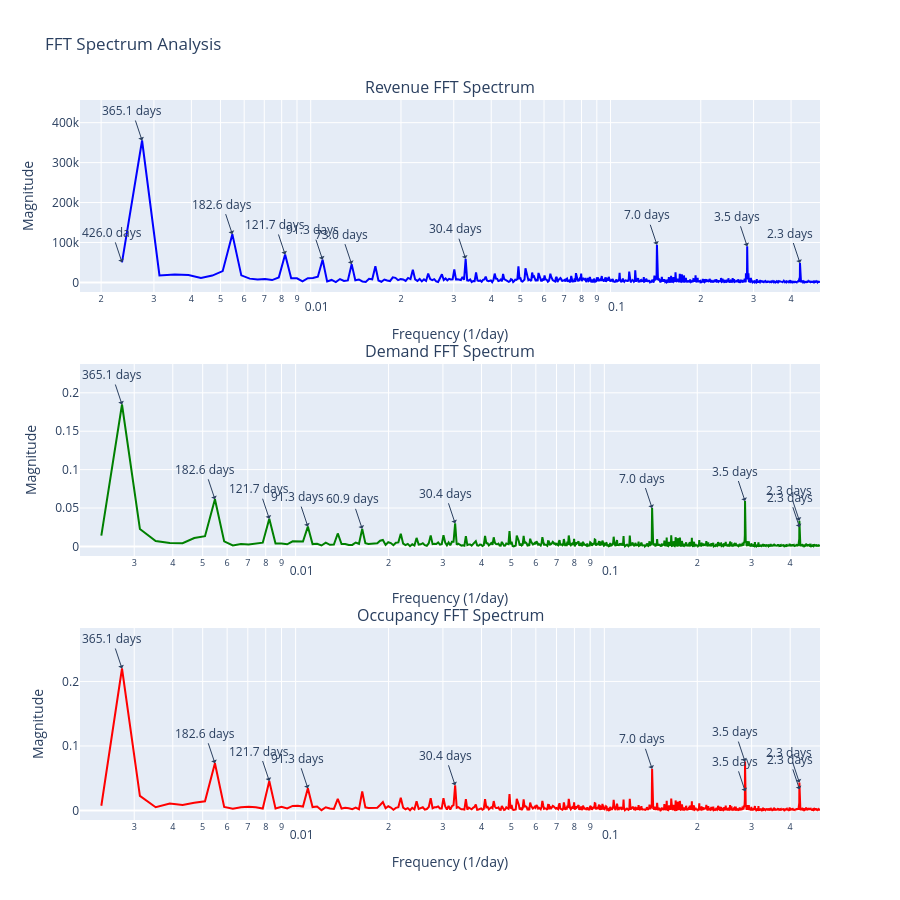

Source (notebook cell):
### Markdown cell above
## Frequency Domain Analysis (FFT)

### Code cell
from scipy.fft import fft, fftfreq
from plotly.subplots import make_subplots
import plotly.graph_objects as go
import numpy as np

# Create figure with 3 subplots
fig = make_subplots(rows=3, cols=1, subplot_titles=("Revenue FFT Spectrum", "Demand FFT Spectrum", "Occupancy FFT Spectrum"),
                    vertical_spacing=0.1)

# Function to compute and plot FFT
def plot_fft(data, column, row, color, n_top_periods=10):
    # Get the values and compute FFT
    y = data[column].values
    N = len(y)
    
    # Compute sample spacing (assuming daily data)
    time_diff = pd.Series(data.index).diff().median().total_seconds()
    T = time_diff / (24 * 3600)  # Convert to days
    
    # Compute FFT
    yf = fft(y)
    xf = fftfreq(N, T)[:N//2]
    magnitudes = 2.0/N * np.abs(yf[:N//2])
    
    # Skip the DC component (0 frequency) and filter frequencies above 0.002
    mask = (xf >= 0.002) & (xf > 0)
    xf_filtered = xf[mask]
    magnitudes_filtered = magnitudes[mask]
    
    # Plot only the filtered frequencies
    fig.add_trace(
        go.Scatter(x=xf_filtered, y=magnitudes_filtered, 
                  mode='lines', name=column, line=dict(color=color)),
        row=row, col=1
    )
    
    # Find top n periods based on magnitude
    top_periods = []
    if len(magnitudes_filtered) > 0:
        # Get indices of top n peaks from the filtered data
        peaks = np.argsort(magnitudes_filtered)[-n_top_periods:]  # Get indices of top peaks
        
        for peak_idx in peaks:
            freq = xf_filtered[peak_idx]
            log_x_adj = np.log10(freq)
            magnitude = magnitudes_filtered[peak_idx]
            period = 1/freq
            
            # Add to list of top periods
            top_periods.append({
                'period': period,
                'frequency': freq,
                'magnitude': magnitude
            })
            
            # Add annotation to plot
            fig.add_annotation(
                x=log_x_adj, y=magnitude,
                text=f"{period:.1f} days",
                showarrow=True, arrowhead=1,
                row=row, col=1
            )
            
    # Sort periods by magnitude (highest first)
    top_periods.sort(key=lambda x: x['magnitude'], reverse=False)
    
    return top_periods

# Plot FFT for each column
peaks_revenue = plot_fft(df_boston, 'Revenue', 1, 'blue')
peaks_demand = plot_fft(scaled_df, 'Demand', 2, 'green')
peaks_occupancy = plot_fft(scaled_df, 'Occupancy', 3, 'red')

# Update layout
fig.update_layout(
    title_text=f"FFT Spectrum Analysis",
    height=900,
    showlegend=False
)

# Update x and y axis labels, and set x-axis to log scale
for i in range(1, 4):
    fig.update_xaxes(title_text="Frequency (1/day)", type="log", row=i, col=1)
    fig.update_yaxes(title_text="Magnitude", row=i, col=1)

fig.show()

### Figure 1 — Plotly figure (JSON) as saved in the notebook; plotly's stock layout.template omitted (floating-point values rounded to 4 significant figures; data arrays with more than 128 entries replaced by an {"elided": "..."} marker saying what was removed)
{"data": [{"line": {"color": "blue"}, "mode": "lines", "name": "Revenue", "type": "scatter", "x": {"elided": "1272 float values"}, "xaxis": "x", "y": {"elided": "1272 float values"}, "yaxis": "y"}, {"line": {"color": "green"}, "mode": "lines", "name": "Demand", "type": "scatter", "x": {"elided": "1272 float values"}, "xaxis": "x2", "y": {"elided": "1272 float values"}, "yaxis": "y2"}, {"line": {"color": "red"}, "mode": "lines", "name": "Occupancy", "type": "scatter", "x": {"elided": "1272 float values"}, "xaxis": "x3", "y": {"elided": "1272 float values"}, "yaxis": "y3"}], "layout": {"annotations": [{"font": {"size": 16}, "showarrow": false, "text": "Revenue FFT Spectrum", "x": 0.5, "xanchor": "center", "xref": "paper", "y": 1, "yanchor": "bottom", "yref": "paper"}, {"font": {"size": 16}, "showarrow": false, "text": "Demand FFT Spectrum", "x": 0.5, "xanchor": "center", "xref": "paper", "y": 0.6333, "yanchor": "bottom", "yref": "paper"}, {"font": {"size": 16}, "showarrow": false, "text": "Occupancy FFT Spectrum", "x": 0.5, "xanchor": "center", "xref": "paper", "y": 0.2667, "yanchor": "bottom", "yref": "paper"}, {"arrowhead": 1, "showarrow": true, "text": "73.0 days", "x": -1.863, "xref": "x", "y": 45740.0, "yref": "y"}, {"arrowhead": 1, "showarrow": true, "text": "2.3 days", "x": -0.3681, "xref": "x", "y": 48630.0, "yref": "y"}, {"arrowhead": 1, "showarrow": true, "text": "426.0 days", "x": -2.629, "xref": "x", "y": 50180.0, "yref": "y"}, {"arrowhead": 1, "showarrow": true, "text": "91.3 days", "x": -1.96, "xref": "x", "y": 56990.0, "yref": "y"}, {"arrowhead": 1, "showarrow": true, "text": "30.4 days", "x": -1.483, "xref": "x", "y": 59370.0, "yref": "y"}, {"arrowhead": 1, "showarrow": true, "text": "121.7 days", "x": -2.085, "xref": "x", "y": 69950.0, "yref": "y"}, {"arrowhead": 1, "showarrow": true, "text": "3.5 days", "x": -0.5442, "xref": "x", "y": 90550.0, "yref": "y"}, {"arrowhead": 1, "showarrow": true, "text": "7.0 days", "x": -0.8453, "xref": "x", "y": 94300.0, "yref": "y"}, {"arrowhead": 1, "showarrow": true, "text": "182.6 days", "x": -2.261, "xref": "x", "y": 120900.0, "yref": "y"}, {"arrowhead": 1, "showarrow": true, "text": "365.1 days", "x": -2.562, "xref": "x", "y": 355300.0, "yref": "y"}, {"arrowhead": 1, "showarrow": true, "text": "60.9 days", "x": -1.784, "xref": "x2", "y": 0.02288, "yref": "y2"}, {"arrowhead": 1, "showarrow": true, "text": "2.3 days", "x": -0.3678, "xref": "x2", "y": 0.02502, "yref": "y2"}, {"arrowhead": 1, "showarrow": true, "text": "91.3 days", "x": -1.96, "xref": "x2", "y": 0.02584, "yref": "y2"}, {"arrowhead": 1, "showarrow": true, "text": "30.4 days", "x": -1.483, "xref": "x2", "y": 0.03009, "yref": "y2"}, {"arrowhead": 1, "showarrow": true, "text": "2.3 days", "x": -0.3681, "xref": "x2", "y": 0.03342, "yref": "y2"}, {"arrowhead": 1, "showarrow": true, "text": "121.7 days", "x": -2.085, "xref": "x2", "y": 0.03604, "yref": "y2"}, {"arrowhead": 1, "showarrow": true, "text": "7.0 days", "x": -0.8453, "xref": "x2", "y": 0.04998, "yref": "y2"}, {"arrowhead": 1, "showarrow": true, "text": "3.5 days", "x": -0.5442, "xref": "x2", "y": 0.0591, "yref": "y2"}, {"arrowhead": 1, "showarrow": true, "text": "182.6 days", "x": -2.261, "xref": "x2", "y": 0.06134, "yref": "y2"}, {"arrowhead": 1, "showarrow": true, "text": "365.1 days", "x": -2.562, "xref": "x2", "y": 0.1848, "yref": "y2"}, {"arrowhead": 1, "showarrow": true, "text": "3.5 days", "x": -0.5436, "xref": "x3", "y": 0.02961, "yref": "y3"}, {"arrowhead": 1, "showarrow": true, "text": "2.3 days", "x": -0.3678, "xref": "x3", "y": 0.0327, "yref": "y3"}, {"arrowhead": 1, "showarrow": true, "text": "91.3 days", "x": -1.96, "xref": "x3", "y": 0.03435, "yref": "y3"}, {"arrowhead": 1, "showarrow": true, "text": "30.4 days", "x": -1.483, "xref": "x3", "y": 0.03898, "yref": "y3"}, {"arrowhead": 1, "showarrow": true, "text": "2.3 days", "x": -0.3681, "xref": "x3", "y": 0.04317, "yref": "y3"}, {"arrowhead": 1, "showarrow": true, "text": "121.7 days", "x": -2.085, "xref": "x3", "y": 0.04563, "yref": "y3"}, {"arrowhead": 1, "showarrow": true, "text": "7.0 days", "x": -0.8453, "xref": "x3", "y": 0.06455, "yref": "y3"}, {"arrowhead": 1, "showarrow": true, "text": "182.6 days", "x": -2.261, "xref": "x3", "y": 0.07315, "yref": "y3"}, {"arrowhead": 1, "showarrow": true, "text": "3.5 days", "x": -0.5442, "xref": "x3", "y": 0.07579, "yref": "y3"}, {"arrowhead": 1, "showarrow": true, "text": "365.1 days", "x": -2.562, "xref": "x3", "y": 0.2201, "yref": "y3"}], "height": 900, "showlegend": false, "title": {"text": "FFT Spectrum Analysis"}, "xaxis": {"anchor": "y", "domain": [0, 1], "title": {"text": "Frequency (1/day)"}, "type": "log"}, "xaxis2": {"anchor": "y2", "domain": [0, 1], "title": {"text": "Frequency (1/day)"}, "type": "log"}, "xaxis3": {"anchor": "y3", "domain": [0, 1], "title": {"text": "Frequency (1/day)"}, "type": "log"}, "yaxis": {"anchor": "x", "domain": [0.7333, 1], "title": {"text": "Magnitude"}}, "yaxis2": {"anchor": "x2", "domain": [0.3667, 0.6333], "title": {"text": "Magnitude"}}, "yaxis3": {"anchor": "x3", "domain": [0, 0.2667], "title": {"text": "Magnitude"}}}}
